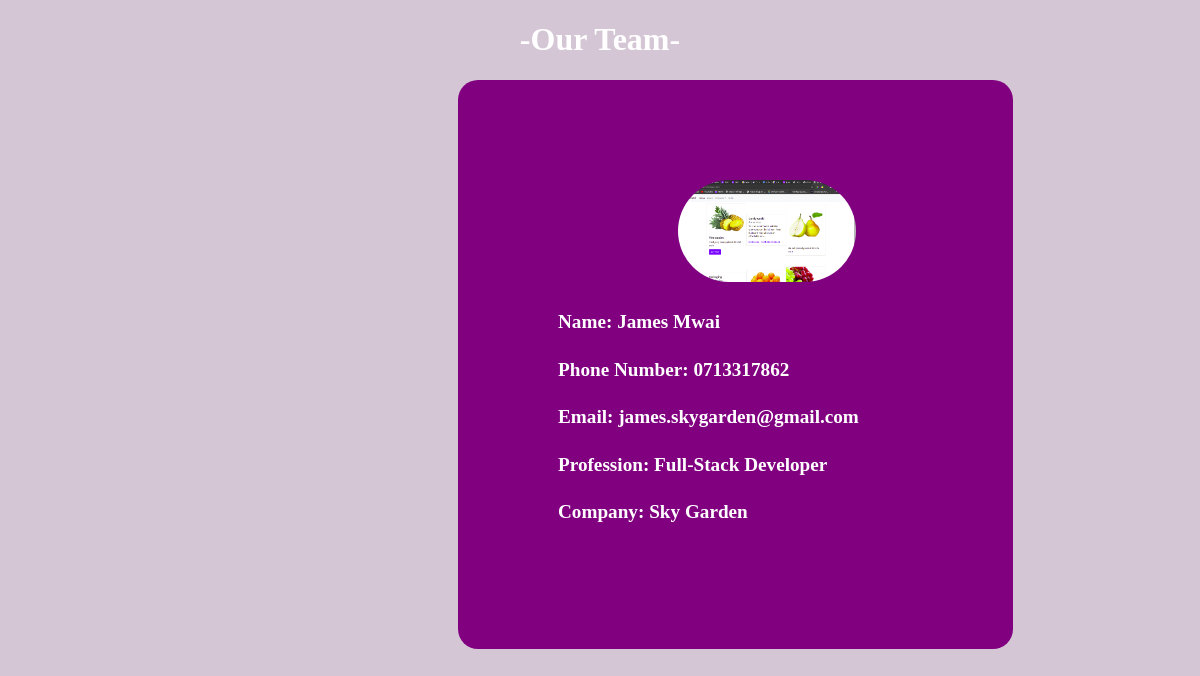
Before: /trainer/profile/3/ with the older database file.
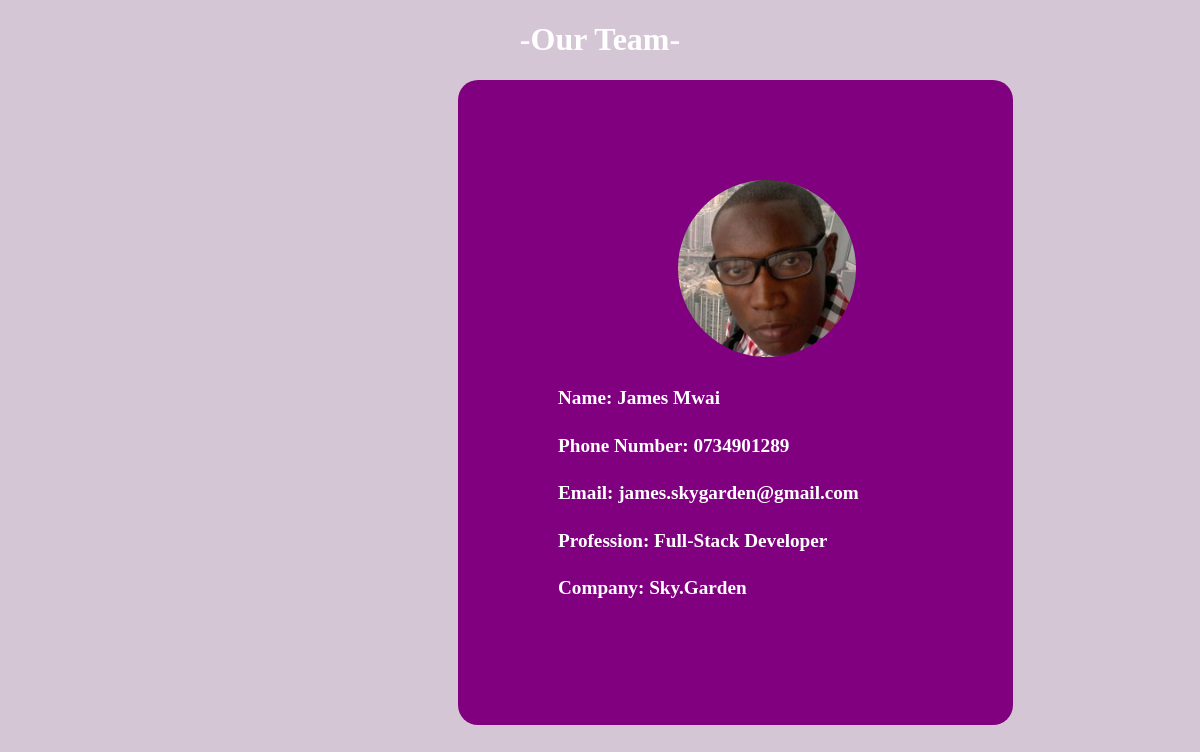
After: the same page with the newer database file.
### trainer/models.py (models this page shows, shortened)
class Trainer(models.Model):
    image=models.ImageField(upload_to="images")
    first_name = models.CharField(max_length=12)
    last_name = models.CharField(max_length=10)
    phone_number = models.CharField(max_length=12)
    email = models.EmailField()
    company = models.CharField(max_length=20)
    profession = models.CharField(max_length=20)
    courses = models.CharField(max_length=20)
    id_number = models.CharField(max_length=12)
    bank_account = models.CharField(max_length=16)
    resume = models.FileField()
    country = models.CharField(max_length=12)
    salary = models.PositiveBigIntegerField()
    gender = ((u'M', u'Male'), (u'F', u'Female'), (u'O', u'Other'))
    gender = models.CharField(max_length=1, choices=gender)

### trainer/views.py (the view)
# urls.py: path("profile/<int:id>/", trainer_profile,name="trainer_profile"),
def trainer_profile(request,id):
    trainer=Trainer.objects.get(id=id)
    return render(request,"trainer_profile.html",{"trainer": trainer})

### trainer/templates/trainer_profile.html (shortened to what this page needs)
<!DOCTYPE html>
<html lang="en">
<head>
</head>
<body>
  <h1>-Our Team-</h1>
    <div class="profile">
        <td ><img class="trainer" src=" {{trainer.image.url}}" /></td>
    <div class="content">
    <h4> Name: {{trainer.first_name}} {{trainer.last_name}}</h4>
    <h4>Phone Number: {{trainer.phone_number}}</h4>
    <h4>Email: {{trainer.email}}</h4>
    <h4>Profession: {{trainer.profession}}</h4>
    <h4>Company: {{trainer.company}}</h4>
</div>
</div>
</body>
</html>

Changed rows visible on the page:
changed Trainer "James": image: a different picture; phone_number "0713317862" → "0734901289"; company "Sky Garden" → "Sky.Garden"
